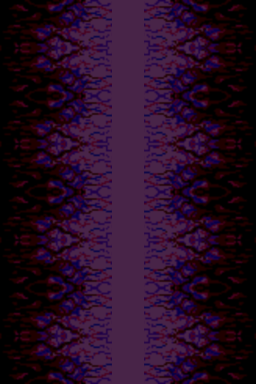

A 2D game scene composited from a Tiled map and its tileset images. What follows is a short description and the map's XML, with each tile layer's data collapsed to a summary:
An orthogonal 32x48 tile map with 8x8 px tiles, 2 tile layers (Capa de Patrones 1, Capa de patrones 2).

<map version="1.0" orientation="orthogonal" width="32" height="48" tilewidth="8" tileheight="8">
 <tileset firstgid="1" name="stage6tiles" tilewidth="8" tileheight="8">
  <image source="stage6tiles.png" width="240" height="104" />
 </tileset>
 <layer name="Capa de Patrones 1" width="32" height="48">
  <data>[1536 cells, 1536 non-empty, 337 distinct tile ids]</data>
 </layer>
 <layer name="Capa de patrones 2" width="32" height="48">
  <data>[1536 cells, 0 non-empty, 0 distinct tile ids]</data>
 </layer>
</map>